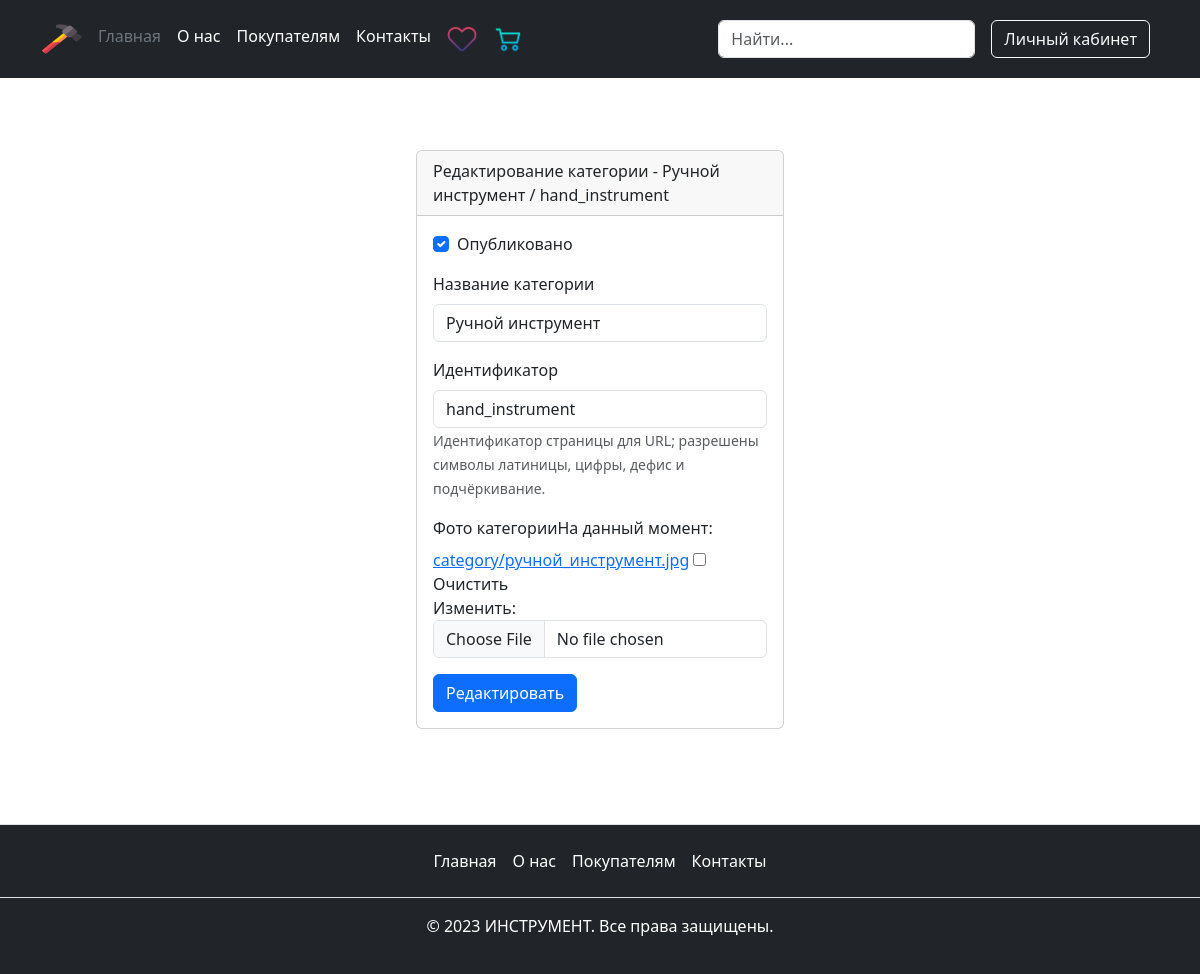
Screenshot of /products/category/hand_instrument/edit/ (signed in) with the database file from the repository.
### main/models.py (models this page shows, shortened)
class Published(models.Model):
    is_published = models.BooleanField(
        default=True,
        verbose_name='Опубликовано',
        help_text='Снимите галочку, чтобы скрыть публикацию.'
    )
    created_at = models.DateTimeField(
        verbose_name='Добавлено',
        auto_now_add=True
    )
    class Meta:
        abstract = True

class Category(Published):
    title = models.CharField(
        max_length=40,
        verbose_name='Название категории'
    )
    slug = models.SlugField(
        unique=True,
        verbose_name='Идентификатор',
        help_text='Идентификатор страницы для URL;'
                  ' разрешены символы латиницы, цифры,'
                  ' дефис и подчёркивание.'
    )
    image = models.ImageField(
        upload_to='category/',
        null=True,
        blank=True,
        verbose_name='Фото категории'
    )
    class Meta:
        verbose_name = 'категория'
        verbose_name_plural = 'Категории'

### main/views.py (the view)
class CategoryUpdateView(
    LoginRequiredMixin,
    PermissionRequiredMixin,
    CategoryCreateUpdateDeleteMixin,
    UpdateView
):
    permission_required = 'main.change_category'
    template_name = 'main/category/category_update.html'

### main/forms.py
class CategoryForm(forms.ModelForm):
    class Meta:
        model = Category
        fields = '__all__'

### templates/main/category/category_update.html (shortened to what this page needs)
{% extends "base.html" %}
{% load django_bootstrap5 %}
{% block content %}
  <div class="d-flex justify-content-center m-5">
    <div class="card col-4 m-4">
      <div class="card-header">
        Редактирование категории - {{ object.title }} / {{ object.slug }}
      </div>
      <div class="card-body">
        <form method="post" enctype="multipart/form-data">
          {% bootstrap_form form %}
          {% bootstrap_button button_type="submit" content="Редактировать" %}
        </form>
      </div>
    </div>
  </div>
{% endblock %}

### static_dev/css/main.css (style rules this page uses)
html { position: relative; min-height: 100%; }

### rows the page displays
Category: title "Ручной инструмент", slug "hand_instrument", is_published "☑"
